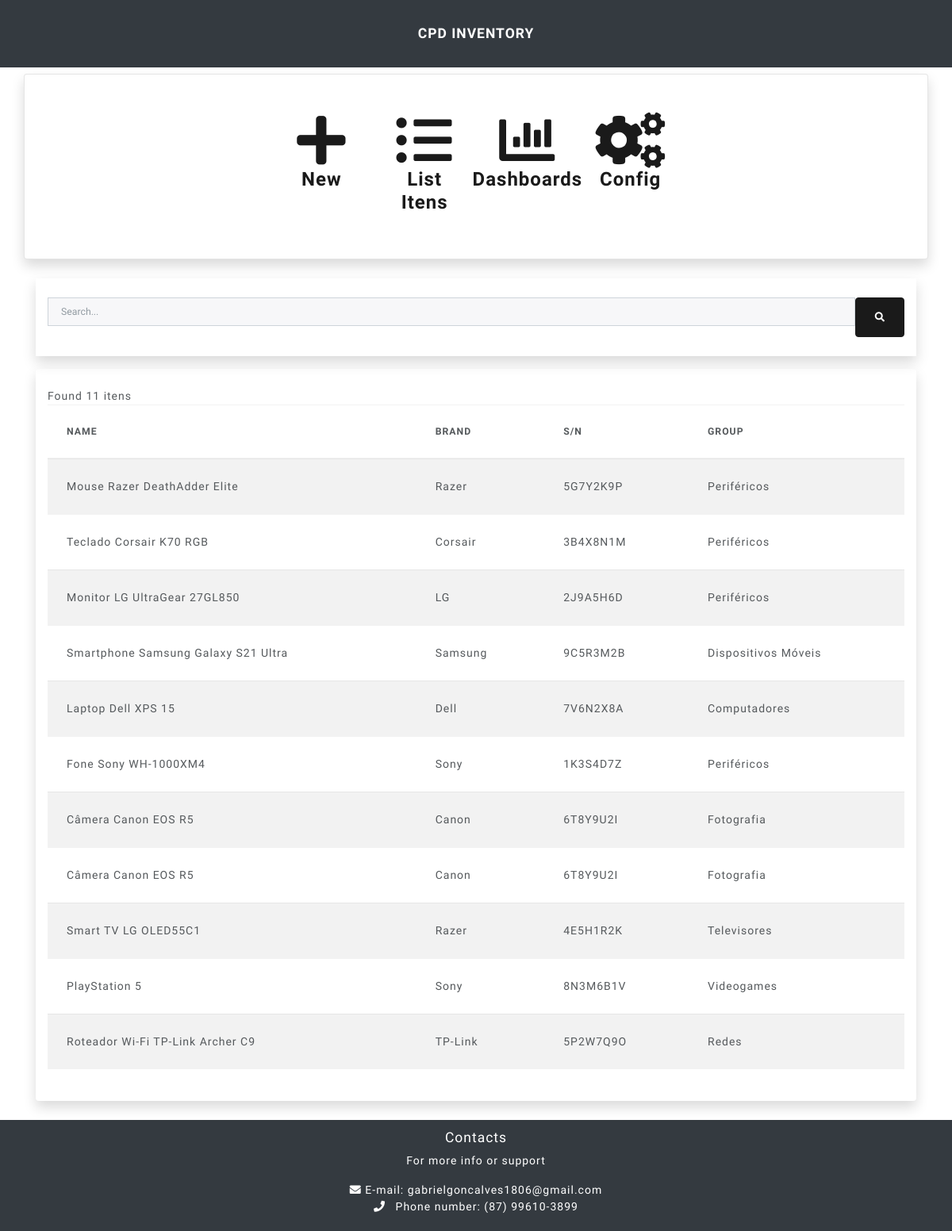
The page /list-itens/ on the database its author committed.
### inventory/models.py (models this page shows)
class Item(models.Model):
    item_name = models.CharField(max_length=50)
    item_sn = models.CharField(max_length=50)
    item_group = models.ForeignKey(ItemGroup, on_delete=models.CASCADE)
    item_brand = models.ForeignKey(Brand, on_delete=models.CASCADE)
    item_state = models.ForeignKey(State, on_delete=models.CASCADE)

class Brand(models.Model):
    brand_name = models.CharField(max_length=30)
    def __str__(self):
        return self.brand_name

class ItemGroup(models.Model):
    group_name = models.CharField(max_length=30)
    def __str__(self):
        return self.group_name

### inventory/views.py (the view)
# urls.py: path('list-itens/', list_itens, name='list-itens'),
def list_itens(request):
    itens = Item.objects.all()
    def filter_itens(itens):
        search = request.GET.get('search','').lower()
        if search in itens.item_name.lower():
            return True
        return False
    itens_filter = list(filter(filter_itens,itens))
    return render(request, 'pages/list_itens.html', {'itens':itens_filter})

### inventory/templates/pages/list_itens.html
{% extends 'main_page.html' %}
{% block content %}
    <div class="container shadow py-4 mb-3">
        <form method="GET">
            <div class="input-group input-group-sm">
                <input class="form-control mb-1" type="search" name="search" placeholder="Search..." value="{{request.GET.search}}">
                <button class="btn btn-primary text-light rounded"><i class="fas fa-search"></i></button>
            </div>
        </form>
    </div>
    <div class="container rounded shadow py-4">
        <span>Found {{ itens|length}} itens</span>
        <div class="table-responsive">
            <table class="table table-striped">
                <thead>
                    <tr>
                        <th>Name</th>
                        <th>Brand</th>
                        <th>S/N</th>
                        <th>Group</th>
                    </tr>
                </thead>
                <tbody>
                    {% for item in itens %}
                    <tr>
                        <td>{{ item.item_name }}</td>
                        <td>{{ item.item_brand }}</td>
                        <td>{{ item.item_sn }}</td>
                        <td>{{ item.item_group }}</td>
                    </tr>
                    {% endfor %}
                </tbody>
            </table>
        </div>
    </div>
{% endblock %}

### inventory/templates/main_page.html (shortened to what this page needs)
<!DOCTYPE html>
<html lang="en">
<head>
    <link rel="stylesheet" href="https://cdn.jsdelivr.net/npm/bootswatch@4.5.2/dist/lux/bootstrap.min.css">
    <link rel="stylesheet" href="https://cdnjs.cloudflare.com/ajax/libs/font-awesome/5.15.3/css/all.min.css">
</head>
<body>
    <div class="content">
        <header>
            <nav class="navbar navbar-expand-lg navbar-dark bg-dark text-light">
                <div class="container">
                    <span class="navbar-brand mx-auto">CPD INVENTORY</span>
                </div>
            </nav>
        </header>
        <div class="container shadow d-flex justify-content-center align-items-center rounded bg-light py-5 mt-2">
            <div class="row">
                <div class="col-md-3 text-center mx-auto">
                    <div class="d-flex flex-column align-items-center">
                        <a href="{% url 'new-item'%}"><i class="fas fa-plus fa-5x"></i></a>
                        <label class="font-weight-bold h3">New</label>
                    </div>
                </div>
                <div class="col-md-3 text-center mx-auto">
                    <div class="d-flex flex-column align-items-center">
                        <a href="{% url 'list-itens' %}"><i class="fas fa-list-ul fa-5x"></i></a>
                        <label class="font-weight-bold h3">List Itens</label>
                    </div>
                </div>
                <div class="col-md-3 text-center mx-auto">
                    <div class="d-flex flex-column align-items-center">
                        <a href="{% url 'dashboards' %}"><i class="fas fa-chart-bar fa-5x"></i></a>
                        <label class="font-weight-bold h3">Dashboards</label>
                    </div>
                </div>
                <div class="col-md-3 text-center mx-auto">
                    <div class="d-flex flex-column align-items-center">
                        <a href="{% url 'config' %}"><i class="fas fa-cogs fa-5x"></i></a>
                        <label class="font-weight-bold h3">Config</label>
                    </div>
                </div>
            </div>
        </div>
        <div class="container py-4">
            {% block content %}{% endblock %}
        </div>
    </div>
</body>
<footer class="footer bg-dark text-light text-center py-1">
    <div class="container">
        <span class="navbar-brand mx-auto">Contacts</span>
        <p>For more info or support</p>
        <ul class="list-unstyled">
            <li><i class="fas fa-envelope"></i> E-mail: gabrielgoncalves1806@gmail.com</li>
            <li><i class="fas fa-phone mr-2"></i> Phone number: (87) 99610-3899</li>
        </ul>
    </div>
</footer>
</html>

### rows shown on the page
Item: item_name "Mouse Razer DeathAdder Elite", item_brand "Razer", item_sn "5G7Y2K9P", item_group "Periféricos"
Item: item_name "Teclado Corsair K70 RGB", item_brand "Corsair", item_sn "3B4X8N1M", item_group "Periféricos"
Item: item_name "Monitor LG UltraGear 27GL850", item_brand "LG", item_sn "2J9A5H6D", item_group "Periféricos"
Item: item_name "Smartphone Samsung Galaxy S21 Ultra", item_brand "Samsung", item_sn "9C5R3M2B", item_group "Dispositivos Móveis"
Item: item_name "Laptop Dell XPS 15", item_brand "Dell", item_sn "7V6N2X8A", item_group "Computadores"
Item: item_name "Fone Sony WH-1000XM4", item_brand "Sony", item_sn "1K3S4D7Z", item_group "Periféricos"
Item: item_name "Câmera Canon EOS R5", item_brand "Canon", item_sn "6T8Y9U2I", item_group "Fotografia"
Item: item_name "Câmera Canon EOS R5", item_brand "Canon", item_sn "6T8Y9U2I", item_group "Fotografia"
Item: item_name "Smart TV LG OLED55C1", item_brand "Razer", item_sn "4E5H1R2K", item_group "Televisores"
Item: item_name "PlayStation 5", item_brand "Sony", item_sn "8N3M6B1V", item_group "Videogames"
Item: item_name "Roteador Wi-Fi TP-Link Archer C9", item_brand "TP-Link", item_sn "5P2W7Q9O", item_group "Redes"

### other values the page prints
{{ itens|length }} "11"
